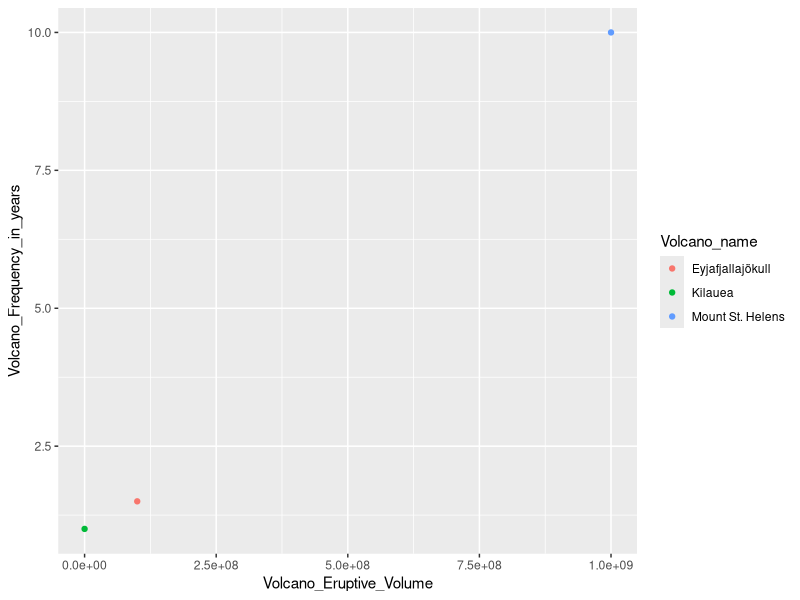
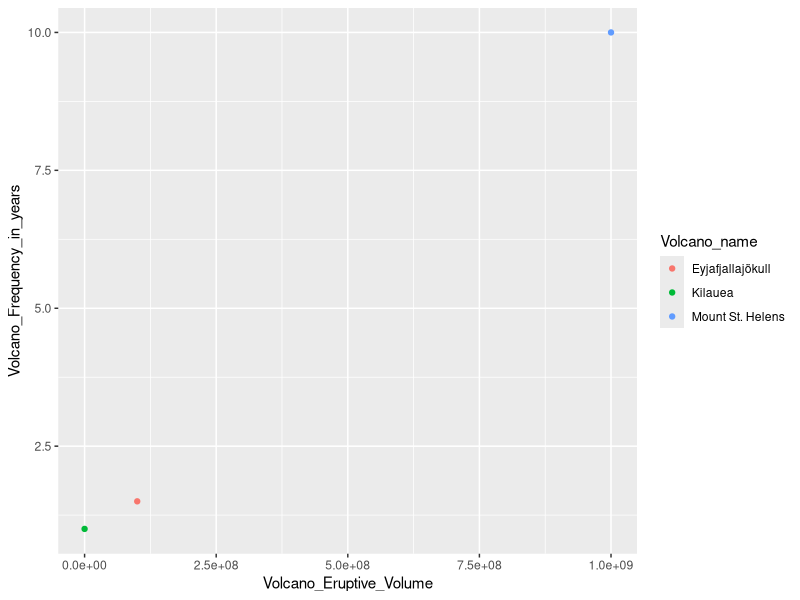

Source code (R) for these figures, in order:
## ---- chunk 1
#Volcanoes package

Volcano_Eruptive_Volume <- c(1000, 100000000, 1000000000)
Volcano_Frequency_in_years <- c(1, 1.5, 10)
Volcano_name = c("Kilauea","Eyjafjallajökull","Mount St. Helens" )

##creating Data Frame

Volcanoes <- data.frame(Volcano_Eruptive_Volume,Volcano_Frequency_in_years, Volcano_name)
library(ggplot2)
ggplot(data=Volcanoes)+
  geom_point(mapping=aes(x=Volcano_Eruptive_Volume, y=Volcano_Frequency_in_years, color=Volcano_name))


## ---- chunk 2
library(ggplot2)
ggplot(data=Volcanoes)+
  geom_point(mapping=aes(x=Volcano_Eruptive_Volume, y=Volcano_Frequency_in_years, color=Volcano_name))

